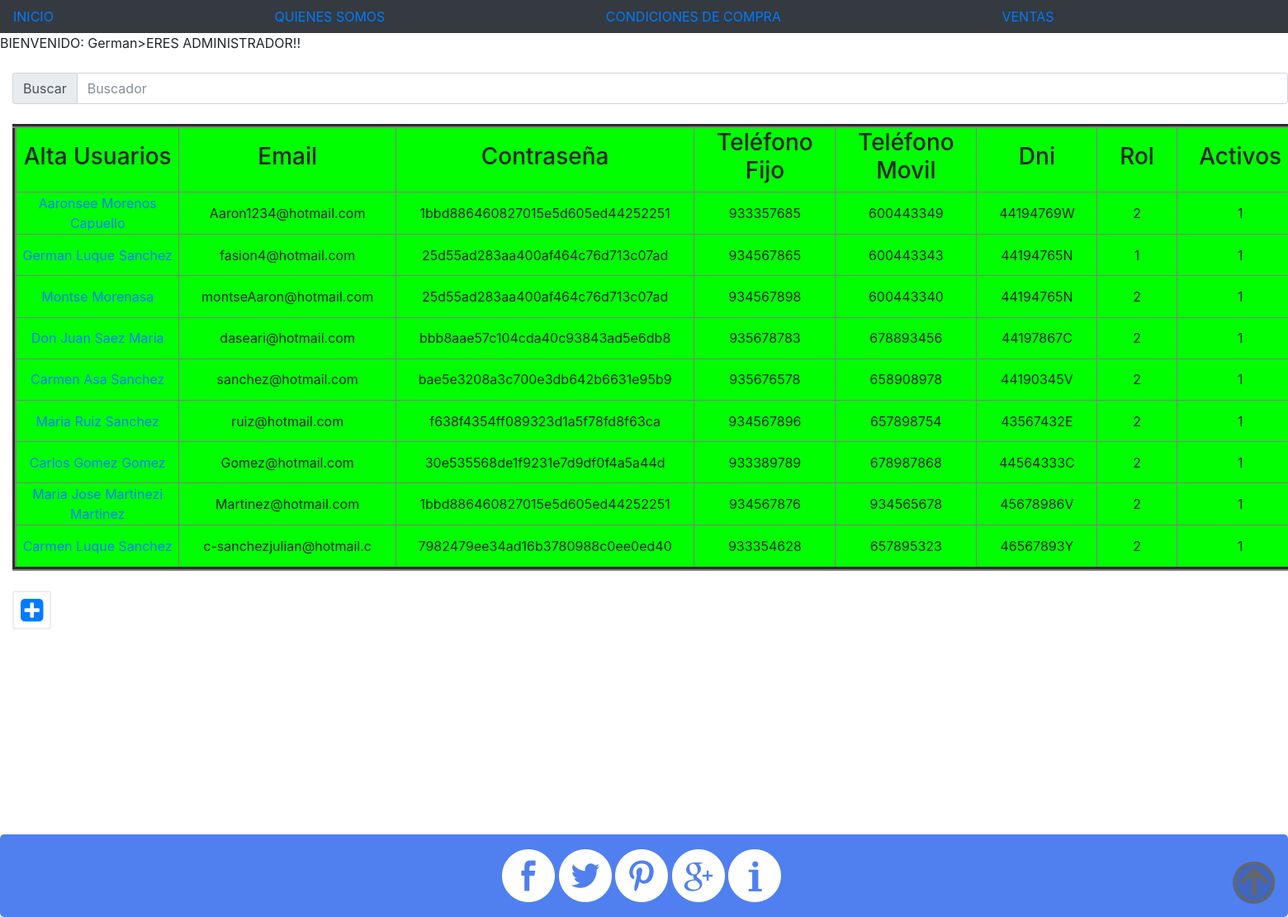
The page /administrador.php (signed in) on the database its author committed.
### tables this page shows
CREATE TABLE `tbl_usuario` (
  `id_usu` int(11) NOT NULL,
  `usu_mail` varchar(50) NOT NULL,
  `usu_nivel` varchar(20) NOT NULL,
  `usu_nombre` varchar(25) NOT NULL,
  `usu_password` varchar(50) NOT NULL,
  `usu_apellido` varchar(25) NOT NULL,
  `usu_actiu` int(1) NOT NULL,
  `img` varchar(10) NOT NULL,
  `telefono` int(10) NOT NULL,
  `dni` varchar(25) NOT NULL,
  `telefonofijo` int(10) NOT NULL
);

### administrador.php (the view, shortened to what this page needs)
<!DOCTYPE html>
<html>
	<head>
		<link rel="stylesheet" type="text/css" href="css/estilo5.css" media="screen">
    	<link rel="stylesheet" href="https://maxcdn.bootstrapcdn.com/bootstrap/4.0.0-beta.2/css/bootstrap.min.css">
    	<link rel="stylesheet" href="https://maxcdn.bootstrapcdn.com/font-awesome/4.4.0/css/font-awesome.min.css">
    	<link href="dist/css/bootstrap.min.css" rel="stylesheet">
	</head>
	<body>
		<?php include('headeradministrador.php');
		?>
		<?php
			echo "<div id='arriba'>";
			if(isset($_SESSION['usu_mail'])){
				echo  "BIENVENIDO: " . $_SESSION['nombre'] .">";
				if($_SESSION['nivel']==1){
					echo "ERES ADMINISTRADOR!!";
				} elseif ($_SESSION['nivel']==2){
					echo "ERES USUARIO!!";
				}
				} else {
				$_SESSION['error']="No te saltes pasos!";
				header("location: index.php");
						}
				echo "</div>";
		?>
		<section id="seccion">
			<article id="table">
		     <?php
		      $con = mysqli_connect('localhost','root','','montse');
		      $sql = "SELECT * FROM tbl_usuario ORDER BY id_usu ASC";
		      $datos = mysqli_query($con, $sql);
		      ?>
		     <div class="input-group"> <span class="input-group-addon">Buscar</span>
		        <input id="filtrar" type="text" class="form-control" placeholder="Buscador">
		      </div>
 			<table bgcolor="#00ff00"; border="5" style="width:1880px;">
		        <thead>
		        	<tr>
		         	 <th style=width:1% text align="left"><h3>Alta Usuarios</h3> </th>
		         	 <th style=width:1% text align="left"><h3>Email</h3> </th>
		         	 <th style=width:1% text align="left"><h3>Contraseña </h3> </th>
		         	 <th style=width:1% text align="left"><h3>Teléfono Fijo</h3> </th>
		         	 <th style=width:1% text align="left"><h3>Teléfono Movil</h3> </th>
		         	 <th style=width:1% text align="left"><h3>Dni</h3> </th>
		         	 <th style=width:1%  text align="left"><h3>Rol</h3> </th>
		        	 <th style=width:1%  text align="left"><h3>Activos</h3> </th>
		        	</tr>
		        </thead>
   				<tbody class="buscar">
		        <?php
		        while ($prod = mysqli_fetch_array($datos)){
		        echo "<tr><td>";
		        echo "<a href='administradorver.php?id=$prod[id_usu]'>$prod[usu_nombre]&nbsp$prod[usu_apellido]</a>";
		        echo "</td>
		          		<td>" .substr($prod['usu_mail'], 0, 25) .  "</td>
		          		<td>" .substr($prod['usu_password'], 0, 35) .  "</td>
		          		<td>" .substr($prod['telefonofijo'], 0, 12) .  "</td>
		          		<td>" .substr($prod['telefono'], 0, 12) .  "</td>
		          		<td>$prod[dni]</td>
		          		<td>$prod[usu_nivel]</td>
		          		<td>$prod[usu_actiu]</td>
		          		<td>";
				  echo "</a></td></tr>";
		        		}
		          ?>
     			</tbody>
      		</table>
     		 <a href="administradorinsertar.php"><i class='fa fa-plus-square fa-2x fa-pull-left fa-border'></i></a>
			</article>
		</section>
		<footer>
			<?php
				include "footer.php";
			?>
		</footer>
	</body>
</html>

### headeradministrador.php (shortened to what this page needs)
<header>
<nav class="navbar navbar-dark bg-dark">
			<a href="index.php">INICIO</a>
			<a href="administrador_quienes.php">QUIENES SOMOS</a>
			<a href="administrador_hacemos.php">CONDICIONES DE COMPRA</a>
			<a href="administrador_ventas.php">VENTAS</a>
</nav>
</header>

### footer.php
<footer>
			<div class="footer">
				<div class="footimg">
					<a href="https://facebook.com"><img src="./img/redessociales/facebook.png" width="64" height="64"></a>
					<a href="https://twitter.com"><img src="./img/redessociales/twitter.png" width="64" height="64"></a>
					<a href="https://pinterest.com"><img src="./img/redessociales/pinterest.png" width="64" height="64"></a>
					<a href="https://plus.google.com/?hl=es"><img src="./img/redessociales/google-plus.png" width="64" height="64"></a>
					<a href="https://info.com"><img src="./img/redessociales/info.png" width="64" height="64"></a>
				</div>
			</div>
			<a href="#" id="flecha" class="crunchify-top"><img src="img/botones/btt.png" style="float:right;" width="50px" height="50px"></a>
</footer>

### css/estilo5.css (style rules this page uses)
body { background-color:#F2F2F2; }
#seccion { margin-left: 15px; }
#table { text-align: center; }
.footer { background: #5080ef none repeat scroll 0 0; border-radius: 5px; bottom: 0; display: flex; height: 100px; margin-top: 295px; width: 100%; }
.footimg { margin-left: 39%; margin-top: 18px; text-align: center; }
.crunchify-top { background-color: rgba(0, 0, 0, 0.2); border-radius: 3.2rem; bottom: 1rem; color: #fff; cursor: pointer; display=none; font-size: 1.4rem; height: 3.2rem; line-height: 3.2rem; position: fixed; right: 1rem; text-align: center; text-decoration: none; width: 3.2rem; }

### rows shown on the page
tbl_usuario: usu_nombre "Aaronsee", usu_apellido "Morenos Capuello", usu_mail "Aaron1234@hotmail.com", usu_password "1bbd886460827015e5d605ed44252251", telefonofijo "933357685", telefono "600443349", dni "44194769W", usu_nivel "2", usu_actiu "1"
tbl_usuario: usu_nombre "German", usu_apellido "Luque Sanchez", usu_mail "fasion4@hotmail.com", usu_password "25d55ad283aa400af464c76d713c07ad", telefonofijo "934567865", telefono "600443343", dni "44194765N", usu_nivel "1", usu_actiu "1"
tbl_usuario: usu_nombre "Montse", usu_apellido "Morenasa", usu_mail "montseAaron@hotmail.com", usu_password "25d55ad283aa400af464c76d713c07ad", telefonofijo "934567898", telefono "600443340", dni "44194765N", usu_nivel "2", usu_actiu "1"
tbl_usuario: usu_nombre "Don Juan", usu_apellido "Saez Maria", usu_mail "daseari@hotmail.com", usu_password "bbb8aae57c104cda40c93843ad5e6db8", telefonofijo "935678783", telefono "678893456", dni "44197867C", usu_nivel "2", usu_actiu "1"
tbl_usuario: usu_nombre "Carmen", usu_apellido "Asa Sanchez", usu_mail "sanchez@hotmail.com", usu_password "bae5e3208a3c700e3db642b6631e95b9", telefonofijo "935676578", telefono "658908978", dni "44190345V", usu_nivel "2", usu_actiu "1"
tbl_usuario: usu_nombre "Maria", usu_apellido "Ruiz Sanchez", usu_mail "ruiz@hotmail.com", usu_password "f638f4354ff089323d1a5f78fd8f63ca", telefonofijo "934567896", telefono "657898754", dni "43567432E", usu_nivel "2", usu_actiu "1"
tbl_usuario: usu_nombre "Carlos", usu_apellido "Gomez Gomez", usu_mail "Gomez@hotmail.com", usu_password "30e535568de1f9231e7d9df0f4a5a44d", telefonofijo "933389789", telefono "678987868", dni "44564333C", usu_nivel "2", usu_actiu "1"
tbl_usuario: usu_nombre "Maria Jose", usu_apellido "Martinezi Martinez", usu_mail "Martinez@hotmail.com", usu_password "1bbd886460827015e5d605ed44252251", telefonofijo "934567876", telefono "934565678", dni "45678986V", usu_nivel "2", usu_actiu "1"
tbl_usuario: usu_nombre "Carmen", usu_apellido "Luque Sanchez", usu_mail "c-sanchezjulian@hotmail.c", usu_password "7982479ee34ad16b3780988c0ee0ed40", telefonofijo "933354628", telefono "657895323", dni "46567893Y", usu_nivel "2", usu_actiu "1"

### other values the page prints
$_SESSION['nombre'] "German"
